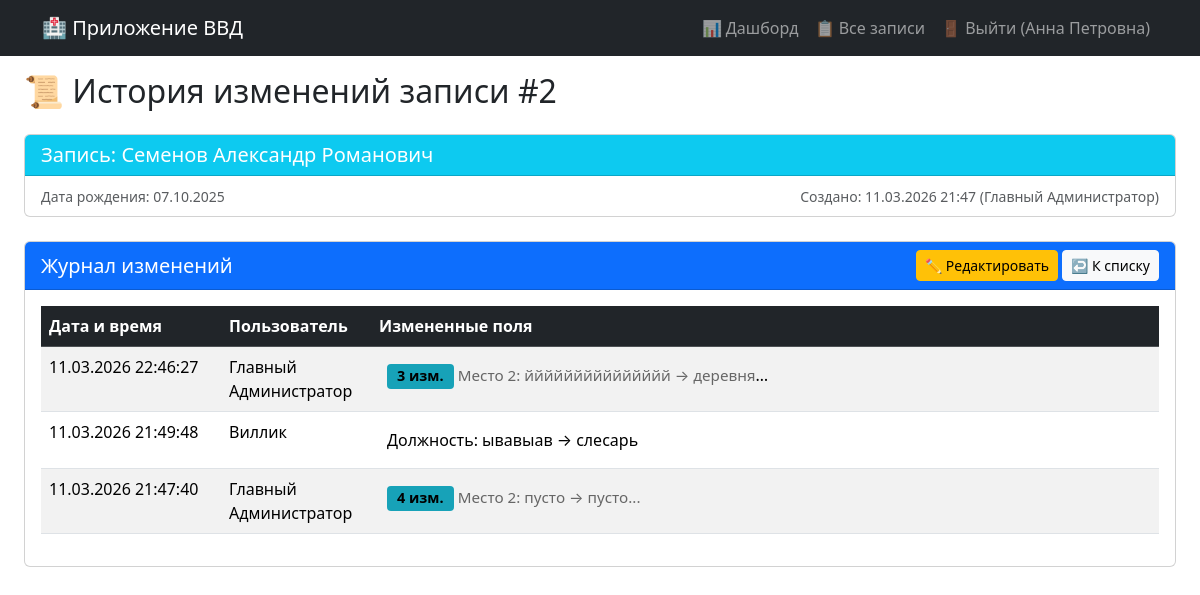
Page /record/history/2 (signed in) on the committed database.
### models.py (models this page shows, shortened)
class User(UserMixin, db.Model):
    __tablename__ = 'users'  # Явно указываем имя таблицы Алиса
    __table_args__ = {'extend_existing': True}  # Добавлено!
    id = db.Column(db.Integer, primary_key=True)
    username = db.Column(db.String(80), unique=True, nullable=False)
    password = db.Column(db.String(200), nullable=False)
    full_name = db.Column(db.String(100))
    role = db.Column(db.String(20), default='user')
    entries = db.relationship('PersonData', backref='author', lazy=True, cascade='all, delete-orphan')

class PersonData(db.Model):
    __tablename__ = 'person_data'  # Новое имя таблицы!
    __table_args__ = {'extend_existing': True}  # Добавлено!
    id = db.Column(db.Integer, primary_key=True)
    last_name = db.Column(db.String(100))
    first_name = db.Column(db.String(100))
    middle_name = db.Column(db.String(100))
    birth_date = db.Column(db.Date)
    date2 = db.Column(db.Date)
    place2 = db.Column(db.String(255))
    category = db.Column(db.String(200))
    category_custom = db.Column(db.String(200))
    position = db.Column(db.String(200))
    rank = db.Column(db.String(100))
    number = db.Column(db.String(100))
    lp = db.Column(db.String(255))
    lp_reason = db.Column(db.String(1000))
    place = db.Column(db.String(200))
    ppr = db.Column(db.String(200))
    place2_field = db.Column(db.String(200))
    date4 = db.Column(db.Date)
    ee = db.Column(db.Date)
    ee4 = db.Column(db.Date)
    created_at = db.Column(db.DateTime, default=datetime.now)
    updated_at = db.Column(db.DateTime, default=datetime.now, onupdate=datetime.now)
    user_id = db.Column(db.Integer, db.ForeignKey('users.id'), nullable=False)
    edit_history = db.relationship('EditHistory', backref='record', lazy='dynamic', cascade='all, delete-orphan')
    relatives_list = db.relationship('Relative', back_populates='main_person', lazy=True, cascade='all, delete-orphan')

class EditHistory(db.Model):
    __tablename__ = 'edit_history'
    id = db.Column(db.Integer, primary_key=True)
    record_id = db.Column(db.Integer, db.ForeignKey('person_data.id'), nullable=False)
    user_id = db.Column(db.Integer, db.ForeignKey('users.id'), nullable=False)
    field_name = db.Column(db.String(100), nullable=False)  # Какое поле изменили
    old_value = db.Column(db.Text)  # Старое значение
    new_value = db.Column(db.Text)  # Новое значение
    edited_at = db.Column(db.DateTime, default=datetime.now)  # Когда изменили
    user = db.relationship('User', backref='edit_actions')

### app.py (the view)
@app.route('/record/history/<int:record_id>')
@app.route('/record/history/<int:record_id>')
@login_required
def record_history(record_id):
    record = PersonData.query.get_or_404(record_id)
    history = EditHistory.query.filter_by(record_id=record_id) \
        .order_by(EditHistory.edited_at.desc()).all()
    grouped = {}
    for entry in history:
        time_key = entry.edited_at.strftime('%Y-%m-%d %H:%M:%S')
        user_key = entry.user_id
        group_key = f"{time_key}_{user_key}"
        if group_key not in grouped:
            grouped[group_key] = {
                'edited_at': entry.edited_at,
                'user_name': entry.user.full_name or entry.user.username,
                'user_id': entry.user_id,
                'changes': []
            }
        field_names = {
            'last_name': 'Фамилия',
            'first_name': 'Имя',
            'middle_name': 'Отчество',
            'birth_date': 'Дата рождения',
            'date2': 'Дата 2',
            'place2': 'Место 2',
            'category': 'Категория',
            'category_custom': 'Свой вариант',
            'position': 'Должность',
            'rank': 'Звание',
            'number': 'Номер',
            'lp': 'ЛП',
            'lp_reason': 'Причина ЛП',
            'place': 'Место',
            'ppr': 'ППР',
            'place2_field': 'Место 2',
            'date4': 'Дата 4',
            'ee': 'ЭЭ',
            'ee4': 'ЭЭ4'
        }
        field_rus = field_names.get(entry.field_name, entry.field_name)
        old_val = entry.old_value if entry.old_value else 'пусто'
        new_val = entry.new_value if entry.new_value else 'пусто'
        grouped[group_key]['changes'].append({
            'field': field_rus,
            'old': old_val,
            'new': new_val,
            'display': f"{field_rus}: {old_val} → {new_val}",
            'short': f"{field_rus}: {old_val} → {new_val}"[:50]
        })
    grouped_history = []
    for group in grouped.values():
        grouped_history.append(group)
    grouped_history.sort(key=lambda x: x['edited_at'], reverse=True)
    return render_template('record_history.html',
                           record=record,
                           grouped_history=grouped_history)

### app.py (called while the page is built)
@login_manager.user_loader
def load_user(user_id):
    return db.session.get(User, int(user_id)) #User.query.get(int(user_id))

### templates/record_history.html (shortened to what this page needs)
{% extends "base.html" %}
{% block content %}
<div class="container-fluid">
    <h2 class="mb-4">📜 История изменений записи #{{ record.id }}</h2>
    <div class="card mb-4">
        <div class="card-header bg-info text-white">
            <h5 class="mb-0">Запись: {{ record.last_name }} {{ record.first_name }} {{ record.middle_name }}</h5>
        </div>
        <div class="card-body py-2">
            <div class="row">
                <div class="col-md-6">
                    <small class="text-muted">Дата рождения: {{ record.birth_date.strftime('%d.%m.%Y') if record.birth_date else '-' }}</small>
                </div>
                <div class="col-md-6 text-md-end">
                    <small class="text-muted">Создано: {{ record.created_at.strftime('%d.%m.%Y %H:%M') }} ({{ record.author.full_name or record.author.username }})</small>
                </div>
            </div>
        </div>
    </div>
    <div class="card">
        <div class="card-header bg-primary text-white d-flex justify-content-between align-items-center">
            <h5 class="mb-0">Журнал изменений</h5>
            <div>
                <a href="{{ url_for('edit_record', record_id=record.id) }}" class="btn btn-warning btn-sm">✏️ Редактировать</a>
                <a href="{{ url_for('all_records') }}" class="btn btn-light btn-sm">↩️ К списку</a>
            </div>
        </div>
        <div class="card-body">
            {% if grouped_history %}
            <div class="table-responsive">
                <table class="table table-striped table-hover">
                    <thead class="table-dark">
                        <tr>
                            <th style="width: 180px;">Дата и время</th>
                            <th style="width: 150px;">Пользователь</th>
                            <th>Измененные поля</th>
                        </tr>
                    </thead>
                    <tbody>
                        {% for group in grouped_history %}
                        <tr>
                            <td>{{ group.edited_at.strftime('%d.%m.%Y %H:%M:%S') }}</td>
                            <td>{{ group.user_name }}</td>
                            <td>
                                <div class="change-cell" data-changes='{{ group.changes|tojson|safe }}'>
                                    {% if group.changes|length == 1 %}
                                        {{ group.changes[0].display }}
                                    {% else %}
                                        <span class="badge" style="background-color: #17a2b8; color: #000000; font-weight: bold;">{{ group.changes|length }} изм.</span>
                                        <span class="change-summary">{{ group.changes[0].short }}...</span>
                                    {% endif %}
                                </div>
                            </td>
                        </tr>
                        {% endfor %}
                    </tbody>
                </table>
            </div>
            {% else %}
            <div class="alert alert-info mb-0">
                У этой записи пока нет истории изменений.
            </div>
            {% endif %}
        </div>
    </div>
</div>
{% endblock %}

### templates/base.html (shortened to what this page needs)
<!DOCTYPE html>
<html lang="ru">
<head>
    {{ bootstrap.load_css() }}
</head>
<body>
    <nav class="navbar navbar-expand-lg navbar-dark bg-dark">
        <div class="container">
            <a class="navbar-brand" href="{{ url_for('dashboard') }}">🏥 Приложение ВВД</a>
            <div class="collapse navbar-collapse" id="navbarNav">
                <ul class="navbar-nav ms-auto">
                    {% if current_user.is_authenticated %}
                        <li class="nav-item">
                            <a class="nav-link" href="{{ url_for('dashboard') }}">📊 Дашборд</a>
                        </li>
                        <li class="nav-item">
                            <a class="nav-link" href="{{ url_for('all_records') }}">📋 Все записи</a>
                        </li>
                        <li class="nav-item">
                            <a class="nav-link" href="{{ url_for('logout') }}">🚪 Выйти ({{ current_user.full_name }})</a>
                        </li>
                    {% else %}
                        <li class="nav-item">
                            <a class="nav-link" href="{{ url_for('login') }}">🔐 Вход</a>
                        </li>
                    {% endif %}
                </ul>
            </div>
        </div>
    </nav>
    <main class="container-fluid mt-3">
        {% block content %}{% endblock %}
    </main>
</body>
</html>

### templates/record_history.html (style rules this page uses)
.change-cell { max-width: 400px; overflow: hidden; text-overflow: ellipsis; white-space: nowrap; cursor: pointer; padding: 8px; border-radius: 4px; transition: background-color 0.2s; }
.badge { font-size: 0.9em; padding: 5px 10px; display: inline-block; background-color: #17a2b8; color: white; border-radius: 4px; }
.change-summary { color: #666; font-size: 0.95em; }

### rows in the picture
User: full_name "Анна Петровна"
PersonData: id "2", last_name "Семенов", first_name "Александр", middle_name "Романович", birth_date "07.10.2025", created_at "11.03.2026 21:47"
User: author "Главный Администратор", edited_at "11.03.2026 22:46:27", user_name "Главный Администратор", changes|length "3", changes "Место 2: ййййййййййййййй → деревня…", edited_at "11.03.2026 21:47:40", changes|length "4", changes "Место 2: пусто → пусто"
User: edited_at "11.03.2026 21:49:48", user_name "Виллик", changes "Должность: ывавыав → слесарь"
